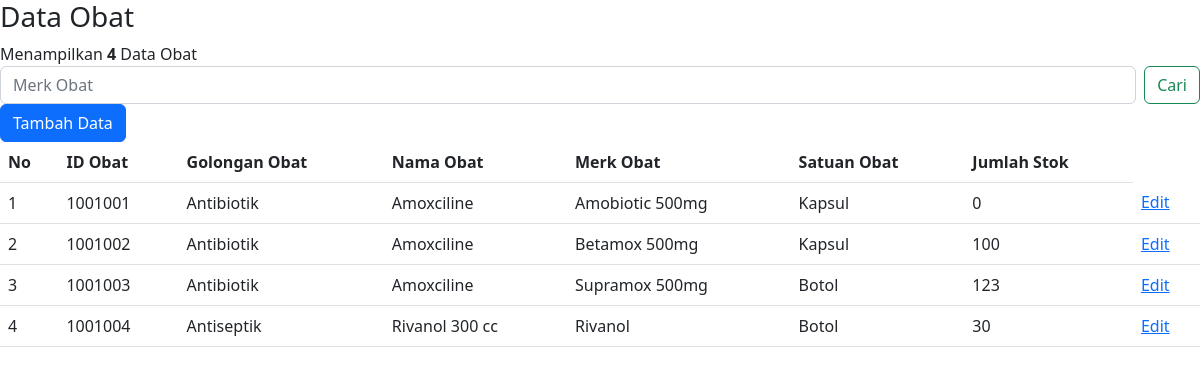
The page /dataobat.php on the database its author committed.
### tables this page shows
CREATE TABLE `dataobat` (
  `id_obat` int(11) NOT NULL,
  `golongan` varchar(100) NOT NULL,
  `namaobat` varchar(100) NOT NULL,
  `merkobat` text NOT NULL,
  `satuan` varchar(50) NOT NULL,
  `jumlah` int(11) NOT NULL,
  `expired` date NOT NULL
);

### dataobat.php (the view, shortened to what this page needs)
<?php
    include ('connect.php');
?>
<!doctype html>
<html lang="en">
<head>
    <link href="https://cdn.jsdelivr.net/npm/bootstrap@5.2.3/dist/css/bootstrap.min.css" rel="stylesheet"
>
    <link rel="stylesheet" href="css.css">
</head>
<body>
    <h3> Data Obat </h3>
    <div>
        <?php
            if(isset($_GET['cari'])){
                $cari = $_GET['cari'];
                $query = mysqli_query($conn, "SELECT * FROM dataobat WHERE merkobat like '%".$cari."%'");
            }else{
                $query = mysqli_query($conn, "SELECT * FROM dataobat ORDER BY id_obat ASC");
            }
            echo " Menampilkan <b>" .mysqli_num_rows($query). "</b> Data Obat";
        ?>
        <form class="d-flex" role="search">
            <input class="form-control me-2" value="" name="cari" type="search" aria-label="Cari" placeholder="Merk Obat">
            <button class="btn btn-outline-success" type="submit" name="search">Cari</button>
        </form>
        <a href="tambahobat.php"><button type="button" class="btn btn-primary">Tambah Data</button></a>
    </div>
    <table class="table ml-3">
        <thead>
            <tr>
                <th scope="col">No</th>
                <th scope="col">ID Obat</th>
                <th scope="col">Golongan Obat</th>
                <th scope="col">Nama Obat</th>
                <th scope="col">Merk Obat</th>
                <th scope="col">Satuan Obat</th>
                <th scope="col">Jumlah Stok</th>
            </tr>
        </thead>
        <tbody>
            <?php
            $no = 1;
            while($data = mysqli_fetch_array($query)){
            echo '
            <tr>
            <td> '.$no.' </td>
            ';
            $no++;
        ?>
            <td>
                <?php echo $data['id_obat'];?>
            </td>
            <td>
                <?php echo $data['golongan'];?>
            </td>
            <td>
                <?php echo $data['namaobat'];?>
            </td>
            <td>
                <?php echo $data['merkobat'];?>
            </td>
            <td>
                <?php echo $data['satuan'];?>
            </td>
            <td>
                <?php echo $data['jumlah'];?>
            </td>
            <td>
                <a class="edit" href="editdataobat.php?id_obat=<?= $data['id_obat']?>"><i class="bi bi-pencil-square"></i> Edit
                </a>
            </td>
            </tr>
            <?php
            }
        ?>
        </tbody>
    </table>
</body>
</html>

### rows shown on the page
dataobat: id_obat "1001001", golongan "Antibiotik", namaobat "Amoxciline", merkobat "Amobiotic 500mg", satuan "Kapsul", jumlah "0"
dataobat: id_obat "1001002", golongan "Antibiotik", namaobat "Amoxciline", merkobat "Betamox 500mg", satuan "Kapsul", jumlah "100"
dataobat: id_obat "1001003", golongan "Antibiotik", namaobat "Amoxciline", merkobat "Supramox 500mg", satuan "Botol", jumlah "123"
dataobat: id_obat "1001004", golongan "Antiseptik", namaobat "Rivanol 300 cc", merkobat "Rivanol", satuan "Botol", jumlah "30"

### other values the page prints
mysqli_num_rows($query) "4"
